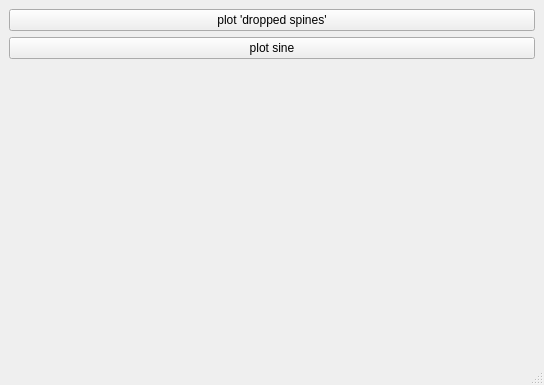
<?xml version="1.0" encoding="UTF-8"?>
<ui version="4.0">
 <class>MainWindow</class>
 <widget class="QMainWindow" name="MainWindow">
  <property name="geometry">
   <rect>
    <x>0</x>
    <y>0</y>
    <width>544</width>
    <height>385</height>
   </rect>
  </property>
  <property name="windowTitle">
   <string>MainWindow</string>
  </property>
  <widget class="QWidget" name="centralwidget">
   <layout class="QHBoxLayout" name="horizontalLayout">
    <item>
     <widget class="MatplotlibPlot" name="plot"/>
    </item>
    <item>
     <layout class="QVBoxLayout" name="verticalLayout">
      <item>
       <widget class="QPushButton" name="btnDroppedSpines">
        <property name="text">
         <string>plot 'dropped spines'</string>
        </property>
       </widget>
      </item>
      <item>
       <widget class="QPushButton" name="btnSine">
        <property name="text">
         <string>plot sine</string>
        </property>
       </widget>
      </item>
      <item>
       <spacer name="verticalSpacer">
        <property name="orientation">
         <enum>Qt::Vertical</enum>
        </property>
        <property name="sizeHint" stdset="0">
         <size>
          <width>20</width>
          <height>40</height>
         </size>
        </property>
       </spacer>
      </item>
     </layout>
    </item>
   </layout>
  </widget>
  <widget class="QMenuBar" name="menubar">
   <property name="geometry">
    <rect>
     <x>0</x>
     <y>0</y>
     <width>544</width>
     <height>21</height>
    </rect>
   </property>
  </widget>
  <widget class="QStatusBar" name="statusbar"/>
 </widget>
 <customwidgets>
  <customwidget>
   <class>MatplotlibPlot</class>
   <extends>QMainWindow</extends>
   <header>matplotlibplot.h</header>
  </customwidget>
 </customwidgets>
 <resources/>
 <connections/>
</ui>
